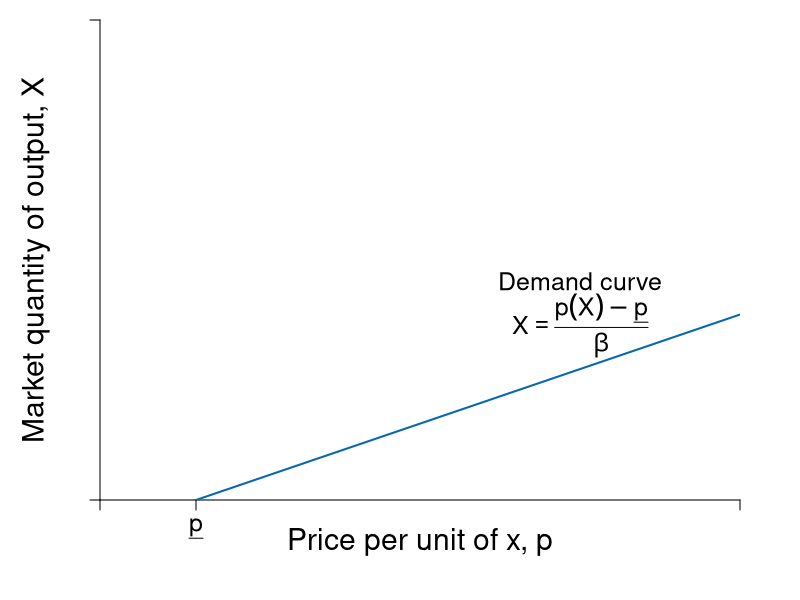

This chart was generated by the following R code:
require(shape)
pdf(file = "competitionmarkets/demand_side_econ_scale2.pdf", width = 9, height = 7)

#Set parameters for graphics
pointsize <- 1.8
axislabelsize <- 1.8
labelsize <- 1.5
namesize <- 1.8
annotatesize <- 1.5
graphlinewidth <- 2
segmentlinewidth <- 1.5

underlined <- function(x, y, label, ...){ 
  text(x, y, label, ...) 
  sw <- strwidth(label) 
  sh <- strheight(label) 
  lines(x + c(-sw/2, sw/2), rep(y - 1.5*sh/2, 2)) 
} 

COL <- c("#7fc97f", "#beaed4", "#fdc086", "#ffff99", "#386cb0", "#f0027f", "#bf5b17", "#666666")
COLA <- c("#e0f3db", "#99d8c9","#66c2a4","#41ae76", "#238b45", "#005824")
COLB <- c("#c6dbef", "#4eb3d3", "#2b8cbe", "#0868ac","#084081")
COLC <- c("#fcfbfd", "#efedf5", "#dadaeb", "#bcbddc", "#9e9ac8", "#807dba", "#6a51a3", "#54278f", "#3f007d")
Grays <- gray.colors(25, start = 1, end = 0)

par(mar =  c(5, 5, 1, 3))

Demand <- function(x, rmax = 20, xmax = 12, n = 10) {
  rmax - (rmax/(n*xmax))*x
}

mrsA <- function(x, rmax = 20, xmax = 10) {
  rmax - (rmax/xmax)*x
}

uA <- function(x, y, rmax = 20, xmax = 10) {
  y + rmax*x - (1/2)(rmax/xmax)*x^2
}


#Supply <- function(x, c1 = 0, c2 = 0.05){
#  c1 + 2*c2*x
#}

# new supply curve
Supply <- function(x, c1 = 3, c2 = 2){
  (x-c1)/c2
}

xlims <- c(0, 20)
ylims <- c(0, 22)

npts <- 501 
x <- seq(xlims[1], xlims[2], length.out = npts)
y <- seq(ylims[1], ylims[2], length.out = npts) 
a <- c(46.08, 55, 64)
b <- c(46.08, 55, 64)

plot(0, 0, xlim = xlims, ylim = ylims, type = "n",
     xlab = expression(paste("")),
     ylab = expression(paste("")), 
     xaxt = "n", 
     yaxt = "n", 
     cex.lab = axislabelsize, 
     bty = "n",
     xaxs="i", 
     yaxs="i")

# ticksy <- seq(from = 0, to = ylims[2], by = 2)
# ylabels <- seq(from = 0, to = ylims[2], by = 2)
# ticksx <- seq(from = 0, to = xlims[2], by = 2)
# xlabels <- seq(from = 0, to = xlims[2], by = 2)
ticksy <- c(0, ylims[2])
#ylabels <- c(NA,  expression(paste(mc(X^{DH}))), expression(paste(p,"*")), expression(paste(p^H)), expression(paste(bar(p) )), NA)
ylabels <- c(NA, NA)
ticksx <- c(0, 3, xlims[2])
#xlabels <- c(NA, expression(paste(X^{DH})), expression(paste(X,"*")), expression(paste(X^{SH})), expression(paste(bar(p)/beta )), NA)
xlabels <- c(NA, expression(paste(underline(p))), NA)

axis(1, at = ticksx, pos = 0, labels = FALSE, cex.axis = labelsize)
text(x = c(0, 3, xlims[2]), par("usr")[3] - 0.5, labels = xlabels, srt = 0, pos = 1, xpd = TRUE, cex = labelsize)
axis(2, at = ticksy, pos = 0, labels = ylabels, las = 1, cex.axis = labelsize)

npts <- 500 
xx1 <- seq(xlims[1], xlims[2], length.out = npts)
xx2 <- seq(75, xlims[2], length.out = npts)

lines(xx1, Supply(xx1), col = COLB[4], lwd = graphlinewidth)
lines(xx2, Supply(xx2), col = COLB[4], lty = 2, lwd = segmentlinewidth)


#Label axes
mtext(expression(paste("Price per unit of x, ", p)), side=1, line = 2, cex = axislabelsize)
text(-2, 0.5*ylims[2],expression(paste("Market quantity of output, ", X)) , xpd = TRUE, cex = axislabelsize, srt = 90) 
# 


# points(50, 10, pch = 16, col = "black", cex = 1.5)
# text(52, 10.5, expression(M))

#segments(4.11765, 6.17647, 5.88, 8.88, lty = 1, col = COL[2] , lwd = graphlinewidth)
text(15, 10, expression("Demand curve"), cex = labelsize)
text(15, 8, expression(X == frac(paste(p(X) - underline(p)), beta)), cex = labelsize)


dev.off()
